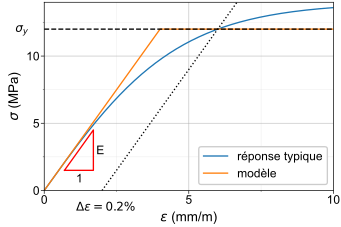

Generate this figure with Python:
main_folder = '../'

with open(main_folder + "parameters.py", 'r') as f:
        exec(f.read())




E=3e9
sigma_y=1.2e7

eps=np.linspace(0,1e-2,10000)

def f_1(eps,E=E,sigma_y = sigma_y):
    line = eps * E
    line[line>sigma_y]=sigma_y
    return(line)



def f_2(x,E=E,sigma_y = sigma_y):
    sigma_f = 1.165 * sigma_y

    text = sigma_f * np.tanh(E*x/sigma_f )
    return(text)





fig,ax=plt.subplots(1)
fig.set_size_inches(size_fig_yield)

ax.plot(1000 * eps,1e-6*f_2(eps),label="réponse typique")
ax.plot(1000 * eps,1e-6*f_1(eps),label = "modèle")
ax.axhline(1e-6*sigma_y,linestyle = "--",color="k")
ax.plot(1000 * eps[E*eps<sigma_y*1.5]+0.002*1000,1e-6*E*eps[E*eps<sigma_y*1.5],linestyle = ":",color="k")#,label="seuil  $\Delta\ell = 0.2\%$")


ax.xaxis.set_minor_locator(MultipleLocator(2.5))
ax.xaxis.set_major_locator(MultipleLocator(5))
ax.yaxis.set_minor_locator(MultipleLocator(2.5))
ax.yaxis.set_major_locator(MultipleLocator(5))


ax.set_xlim([0,10])
ax.set_ylim([0,14])
ax.set_xlabel(r"$\varepsilon$ (mm/m)")
ax.set_ylabel(r"$\sigma$ (MPa)")
ax.legend(facecolor = (1,1,1,1),framealpha=1)

set_grid(ax)



ax.annotate("$\sigma_{y}$",(-1,sigma_y*1e-6-0.2),size = SMALL_SIZE,annotation_clip=False)
ax.annotate(r"$\Delta\varepsilon=0.2\%$",(1.1,-1.5),size = SMALL_SIZE,annotation_clip=False)


xs = [0.7,1.7,1.7,0.7]
ys = [E*0.5e-9,E*0.5e-9,E*1.5e-9,E*0.5e-9]
ax.plot(xs,ys,c="r")
ax.annotate("1",(1.1,E*0.2e-9),size = SMALL_SIZE)
ax.annotate("E",(1.8,E*0.9e-9),size = SMALL_SIZE)
fig.subplots_adjust(bottom=0.16, top=0.99,right=0.98,left=0.13)



plt.savefig(main_folder + "Figures_chap_intro/yield.png",dpi=600)
plt.savefig(main_folder + "Figures_chap_intro/yield.pdf",dpi=600)
plt.savefig(main_folder + "Figures_chap_intro/yield.svg",dpi=600)
plt.close()


